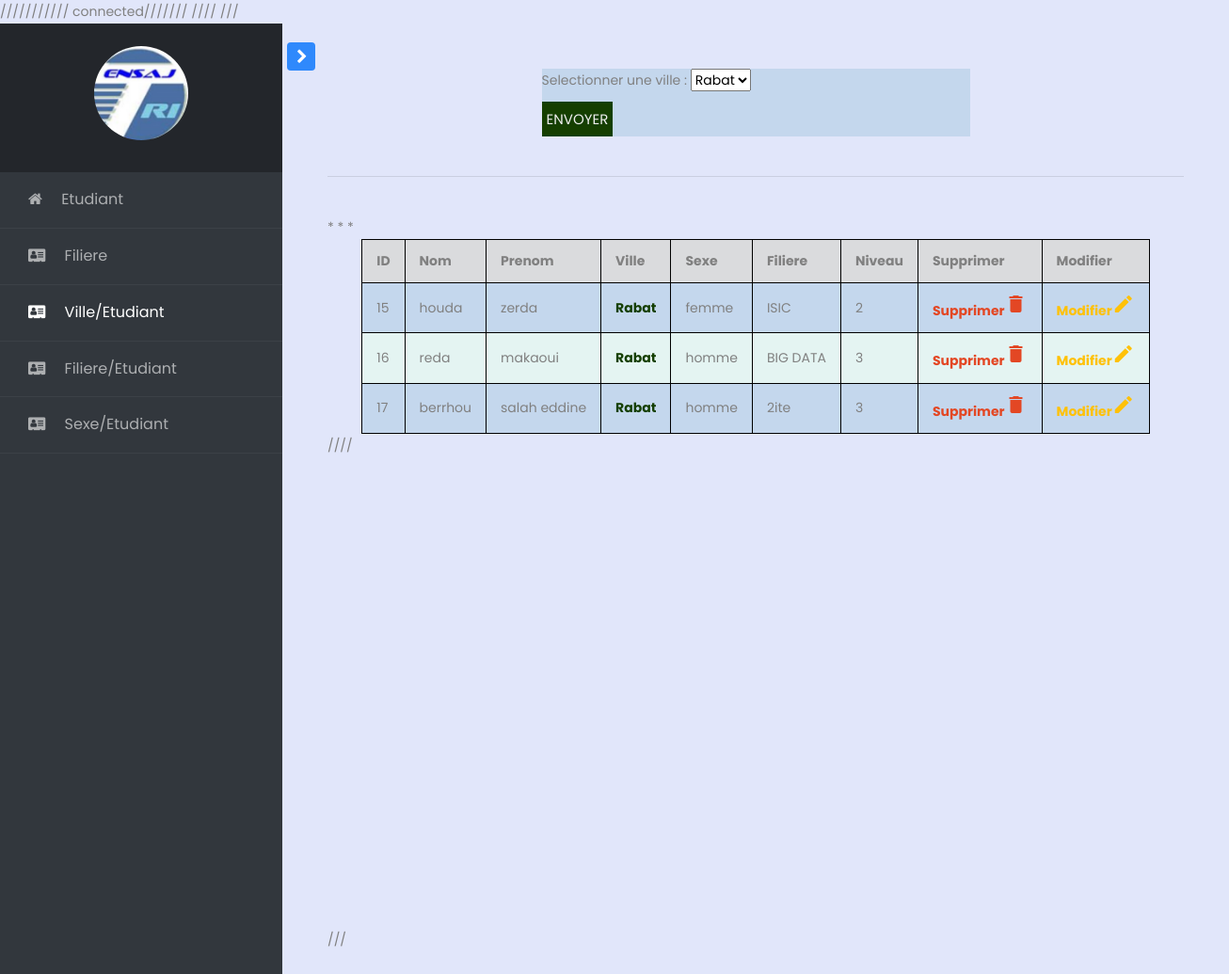
The app's page /index2.php?ville=Rabat with its own data.
### tables this page shows
CREATE TABLE `etudiant` (
  `id` int(11) NOT NULL,
  `nom` varchar(50) NOT NULL,
  `prenom` varchar(50) NOT NULL,
  `ville` varchar(50) NOT NULL,
  `sexe` varchar(50) NOT NULL,
  `filiere` varchar(30) NOT NULL,
  `niveau` int(5) NOT NULL
);

### connexion/Connexion.php (called while the page is built)
<?php
class Connexion {
    private $connexion;
    public function __construct() {
        $host = 'localhost';
        $dbname = 'school1';
        $login = 'root';
        $password = '';
        try {
            $this->connexion = new PDO("mysql:host=$host;dbname=$dbname", $login, $password);
            $this->connexion->query("SET NAMES UTF8");
        } catch (Exception $e) {
            die('Erreur : ' . $e->getMessage());
        }
    }
    function getConnexion() {
        return $this->connexion;
    }
}

### service/EtudiantService.php (called while the page is built, shortened)
<?php
include_once RACINE . '/classes/Etudiant.php';
include_once RACINE . '/connexion/Connexion.php';
class EtudiantService implements IDao {
    private $connexion;
    function __construct() {
        $this->connexion = new Connexion();
    }
public function findEtudiantsByVille($ville) {
    $etds = array();
    $query = "select * from Etudiant where ville='".$ville."'";
    $req = $this->connexion->getConnexion()->prepare($query);
    $req->execute();
    while ($e = $req->fetch(PDO::FETCH_OBJ)) {
        $etds[] = new Etudiant($e->id, $e->nom, $e->prenom, $e->ville, $e->sexe,$e->filiere,$e->niveau );
    }
    return $etds;
}
public function findVilles() {
    $villes = array();
    $query = "select distinct(ville) as ville from Etudiant";
    $req = $this->connexion->getConnexion()->prepare($query);
    $req->execute();
    while ($v = $req->fetch(PDO::FETCH_OBJ)) {
        $villes[] = $v->ville;
    }
    return $villes;
}
}

### classes/Etudiant.php (called while the page is built, shortened)
<?php
class Etudiant {
    private $id;
    private $nom;
    private $prenom;
    private $ville;
    private $sexe;
    private $filiere;
    private $niveau;
    function __construct($id, $nom, $prenom, $ville, $sexe , $filiere, $niveau) {
        $this->id = $id;
        $this->nom = $nom;
        $this->prenom = $prenom;
        $this->ville = $ville;
        $this->sexe = $sexe;
        $this->filiere=$filiere;
        $this->niveau=$niveau;
    }
    function getId() {
        return $this->id;
    }
    function getNom() {
        return $this->nom;
    }
    function getPrenom() {
        return $this->prenom;
    }
    function getVille() {
        return $this->ville;
    }
    function getSexe() {
        return $this->sexe;
    }
    function getFiliere() {
        return $this->filiere;
    }
    function getNiveau() {
        return $this->niveau;
    }
}

### index2.php (the view, shortened to what this page needs)
<!doctype html>
<?php
  $con = mysqli_connect("localhost","root","","school1");
  if($con){
    echo "connected";
  }
?>
///////
<html lang="en">
  <head>
		<link rel="stylesheet" href="https://stackpath.bootstrapcdn.com/font-awesome/4.7.0/css/font-awesome.min.css">
		<link rel="stylesheet" href="css/style.css">
        ////
    ///
  </head>
  <body>
  <div class="wrapper d-flex align-items-stretch">
			<nav id="sidebar">
				<div class="custom-menu">
					<button type="button" id="sidebarCollapse" class="btn btn-primary">
	        </button>
        </div>
	  		<div class="img bg-wrap text-center py-4" style="background-image: url(images/bg_1.jpg);">
	  			<div class="user-logo">
	  				<div class="img" style="background-image: url(images/logo.jpg);"></div>
	  			</div>
	  		</div>
                    <ul class="list-unstyled components mb-5">
                <li >
                    <a href="index.php"><span class="fa fa-home mr-3"></span> Etudiant</a>
                </li>
                <li >
                    <a href="index1.php"><span class="fa fa-address-card mr-3"></span> Filiere</a>
                </li>
                <li class="active" >
                    <a href="index2.php"><span class="fa fa-address-card mr-3"></span> Ville/Etudiant</a>
                </li>
                <li  >
                    <a href="index3.php"><span class="fa fa-address-card mr-3"></span> Filiere/Etudiant</a>
                </li>
                <li >
                    <a href="index4.php"><span class="fa fa-address-card mr-3"></span> Sexe/Etudiant</a>
                </li>
                </ul>
    	</nav>
      <div id="content" class="p-4 p-md-5 pt-5">
    <body>
    <?php
        include_once RACINE . '/service/EtudiantService.php';
        $es = new EtudiantService();
        ?>
        <form method="GET" action="controller/loadEtudiant.php" >
        <fieldset>
        Selectionner une ville : <select name="ville" class="ville">
            <?php
            foreach ($es->findVilles() as $v) {
                ?>
                <option value="<?php echo $v; ?>"><?php echo $v; ?></option>
                <?php
            }
            ?>
        </select>
        <input class="button1" type="submit" value="Envoyer" />
        </fieldset>
        </form>
       <br> <hr><br>
         <table border="1" class="tab">
            <thead>
                <tr>
                    <th>ID</th>
                    <th>Nom</th>
                    <th>Prenom</th>
                    <th>Ville</th>
                    <th>Sexe</th>
                    <th>Filiere</th>
                    <th>Niveau</th>
                    <th>Supprimer</th>
                    <th>Modifier</th>
                </tr>
            </thead>
            <tbody>
                <?php
                include_once RACINE . '/service/EtudiantService.php';
                $es = new EtudiantService();
                if(isset($_GET['ville']))
                foreach ($es->findEtudiantsByVille($_GET['ville']) as $e) {
                    ?>
                    <tr>
                        <td><?php echo $e->getId(); ?></td>
                        <td><?php echo $e->getNom(); ?></td>
                        <td><?php echo $e->getPrenom(); ?></td>
                        <td style="color: #153f00; font-weight: bold;"><?php echo $e->getVille(); ?></td>*
                        <td><?php echo $e->getSexe(); ?></td>
                        <td><?php echo $e->getFiliere(); ?></td>
                        <td><?php echo $e->getNiveau(); ?></td>
                        <td>
                            <a href="controller/deleteEtudiant.php?id=
                               <?php echo $e->getId(); ?>"class="supprimer">Supprimer<i class="material-icons">&#xE872;</i></a> </td>
                        <td><a href="controller/updateEtudiant.php?id=<?php echo $e->getId(); ?>"class="modifier">Modifier<i class="material-icons">&#xE254;</i></a></td>
                    </tr>
                <?php } ?>
            </tbody>
        </table>
        ////
        <div id="piechart" style="width: 900px; height: 500px; "></div>
        ///
    </body>
		</div>
  </body>
</html>

### index2.php (style rules this page uses)
fieldset { width: 50%; margin: auto; }
.tab { border-collapse: collapse; margin: 0 auto; }
.tab th { background-color: #DADBDD; }
.tab td, th { border : 1px solid black; padding: 10px 15px; }
.tab tr:nth-child(2n) { background-color: #E4F4F2 ; }
.tab tr:nth-child(2n + 1) { background-color: #C4D7ED; }
body { background-color: #E1E6FA ; }
fieldset { background-color: #C4D7ED ; }
.button1 { border: none; display: block; text-align: center; cursor: pointer; text-transform: uppercase; outline: none; overflow: hidden; position: relative; color: #eeeeee; font-size: 15px; background-color: #153f00; padding: 5px 5px; margin-top: 10px; }
.modifier { color: #FFC107; font-weight: bold; }
.supprimer { color: #E34724; font-weight: bold; }

### records on screen
etudiant: id "15", nom "houda", prenom "zerda", ville "Rabat", sexe "femme", filiere "ISIC", niveau "2"
etudiant: id "16", nom "reda", prenom "makaoui", ville "Rabat", sexe "homme", filiere "BIG DATA", niveau "3"
etudiant: id "17", nom "berrhou", prenom "salah eddine", ville "Rabat", sexe "homme", filiere "2ite", niveau "3"

### other values on screen
form field ville "Rabat"
